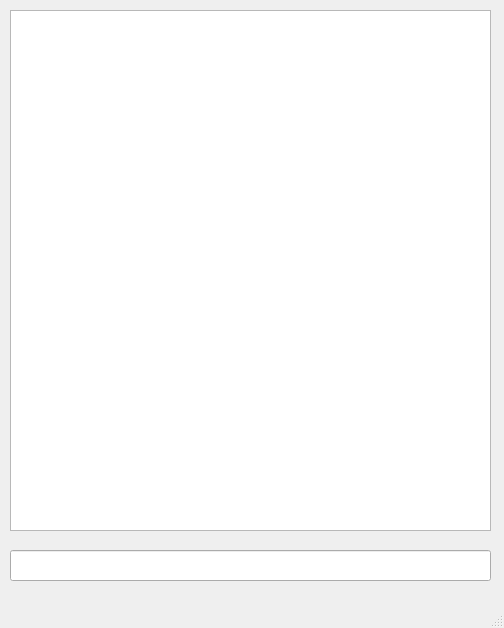
<?xml version="1.0" encoding="UTF-8"?>
<ui version="4.0">
 <class>MainWindow</class>
 <widget class="QMainWindow" name="MainWindow">
  <property name="geometry">
   <rect>
    <x>0</x>
    <y>0</y>
    <width>504</width>
    <height>628</height>
   </rect>
  </property>
  <property name="windowTitle">
   <string>MainWindow</string>
  </property>
  <widget class="QWidget" name="centralwidget">
   <widget class="QLineEdit" name="lineEdit">
    <property name="geometry">
     <rect>
      <x>10</x>
      <y>550</y>
      <width>481</width>
      <height>31</height>
     </rect>
    </property>
   </widget>
   <widget class="QTextEdit" name="textEdit">
    <property name="geometry">
     <rect>
      <x>10</x>
      <y>10</y>
      <width>481</width>
      <height>521</height>
     </rect>
    </property>
   </widget>
  </widget>
  <widget class="QMenuBar" name="menubar">
   <property name="geometry">
    <rect>
     <x>0</x>
     <y>0</y>
     <width>504</width>
     <height>21</height>
    </rect>
   </property>
  </widget>
  <widget class="QStatusBar" name="statusbar"/>
 </widget>
 <resources/>
 <connections/>
</ui>
